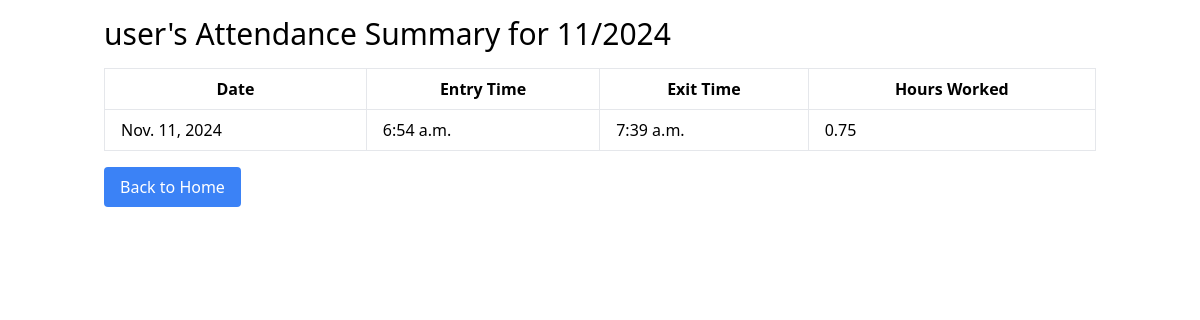
Screenshot of /attendance/summary/2/ (signed in) with the database file from the repository.
### attendance_app/models.py (models this page shows, shortened)
class User(models.Model):
    username = models.CharField(max_length=100)
    email = models.EmailField(unique=True)
    password = models.CharField(max_length=100)
    is_admin = models.BooleanField(default=False)
    last_login = models.DateTimeField(default=datetime.now)

class Attendance(models.Model):
    user = models.ForeignKey(User, related_name='attendances', on_delete=models.CASCADE)
    date = models.DateField(default=datetime.today)
    entry_time = models.TimeField(null=True, blank=True)
    exit_time = models.TimeField(null=True, blank=True)
    remarks = models.CharField(max_length=255, null=True, blank=True)
    hours_worked = models.FloatField(null=True, blank=True)

### attendance_app/views.py (the view)
# urls.py: path('attendance/summary/<int:user_id>/', views.user_attendance_summary, name='user_attendance_summary'),
@login_required
def user_attendance_summary(request, user_id):
    user = get_object_or_404(User, id=user_id)
    year = 2024
    month = 11
    attendances = Attendance.objects.filter(
        user=user,
        date__year=year,
        date__month=month
    ).order_by('date')
    leave_requests = LeaveRequest.objects.filter(user=user, date__year=year, date__month=month)
    return render(request, 'user_attendance_summary.html', {
        'user': user,
        'attendances': attendances,
        'leave_requests': leave_requests,
        'year': year,
        'month': month
    })

### attendance_app/templates/user_attendance_summary.html (shortened to what this page needs)
<!DOCTYPE html>
<html lang="en">
<head>
    <link rel="stylesheet" href="https://cdn.jsdelivr.net/npm/tailwindcss@2.0.0/dist/tailwind.min.css">
</head>
<body>
    <div class="container mx-auto p-4">
        <h1 class="text-3xl mb-4">{{ user.username }}'s Attendance Summary for {{ month }}/{{ year }}</h1>
        <table class="min-w-full bg-white border border-gray-200">
            <thead>
                <tr>
                    <th class="border px-4 py-2">Date</th>
                    <th class="border px-4 py-2">Entry Time</th>
                    <th class="border px-4 py-2">Exit Time</th>
                    <th class="border px-4 py-2">Hours Worked</th>
                </tr>
            </thead>
            <tbody>
                {% for attendance in attendances %}
                    <tr>
                        <td class="border px-4 py-2">{{ attendance.date }}</td>
                        <td class="border px-4 py-2">{{ attendance.entry_time }}</td>
                        <td class="border px-4 py-2">{{ attendance.exit_time }}</td>
                        <td class="border px-4 py-2">{{ attendance.hours_worked }}</td>
                    </tr>
                {% empty %}
                    <tr>
                        <td colspan="4" class="text-center py-4">No attendance records found for this month.</td>
                    </tr>
                {% endfor %}
            </tbody>
        </table>
        <a href="/" class="inline-block mt-4 bg-blue-500 text-white py-2 px-4 rounded">Back to Home</a>
    </div>
</body>
</html>

### rows the page displays
User: username "user"
Attendance: date "Nov. 11, 2024", entry_time "6:54 a.m.", exit_time "7:39 a.m.", hours_worked "0.75"

### other values shown
{{ month }} "11"
{{ year }} "2024"
